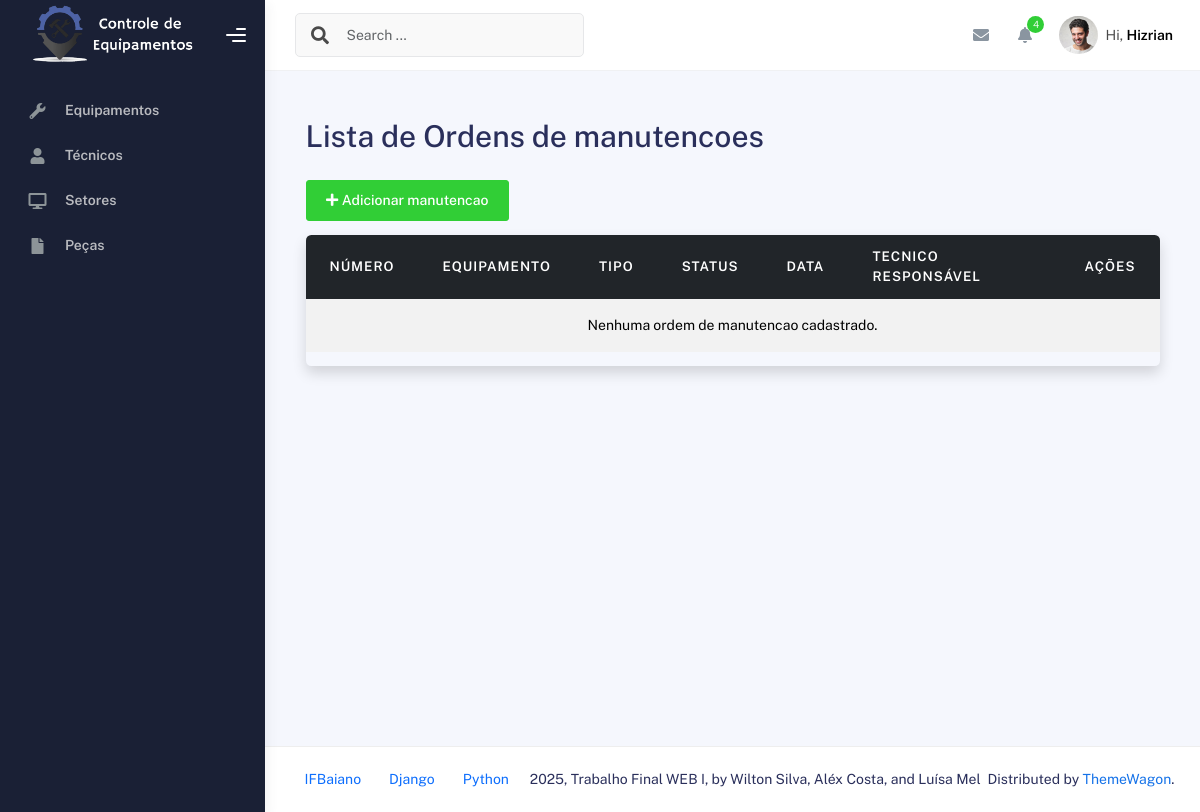
/manutencoes/, run on an earlier commit of the app's database.
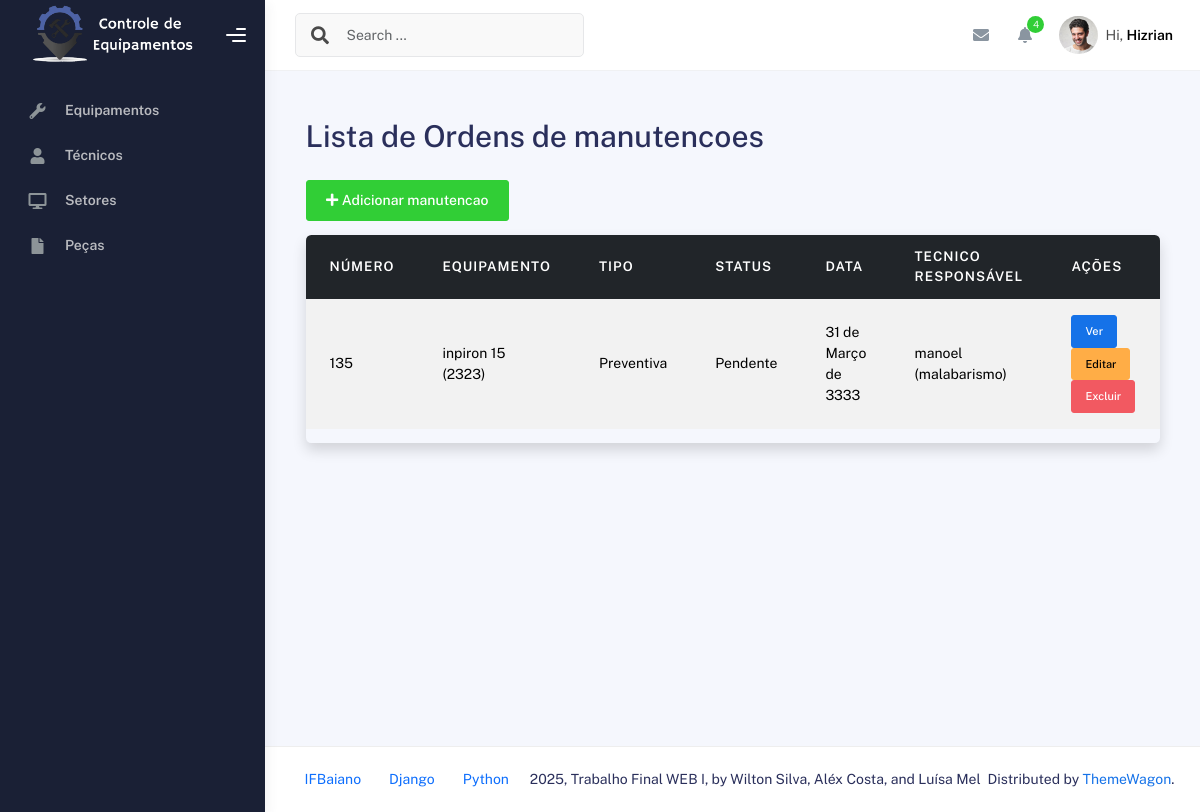
And on a later commit of the database.
### Manutencoes/models.py (models this page shows, shortened)
class OrdemManutencao(models.Model):
    TIPO_CHOICES = [
        ("Preventiva", "Preventiva"),
        ("Corretiva", "Corretiva"),
    ]
    STATUS_CHOICES = [
        ("Pendente", "Pendente"),
        ("Em andamento", "Em andamento"),
        ("Concluida", "Concluída"),
    ]
    numero_ordem       = models.CharField("Número da Ordem", max_length=20, unique=True)
    data_solicitacao   = models.DateField("Data da Solicitação")
    tipo               = models.CharField("Tipo", max_length=10, choices=TIPO_CHOICES)
    descricao_problema = models.TextField("Descrição do Problema")
    status             = models.CharField("Status", max_length=12, choices=STATUS_CHOICES, default="Pendente")
    equipamento        = models.ForeignKey(
        Equipamento,
        on_delete=models.CASCADE,
        related_name="ordens_manutencao"
    )
    tecnico_responsavel = models.ForeignKey(
        Tecnico,
        on_delete=models.CASCADE,
        related_name="ordens_manutencao"
    )
    class Meta:
        ordering = ["-data_solicitacao"]
        verbose_name = "Ordem de Manutenção"
        verbose_name_plural = "Ordens de Manutenção"

### Equipamentos/models.py (models this page shows)
class Equipamento(models.Model):
    nome = models.CharField(max_length=100)
    modelo = models.CharField(max_length=100)
    numero_serie = models.CharField(max_length=100)
    fabricante = models.CharField(max_length=100)
    data_aquisicao = models.DateField()
    STATUS_CHOICES = [
        ('ativo', 'Ativo'),
        ('inativo', 'Inativo'),
        ('manutencao', 'Em manutenção'),
    ]
    status = models.CharField(max_length=20, choices=STATUS_CHOICES, default='ativo')
    setores = models.ManyToManyField(
        'Setores.Setor',
        through='Setores.EquipamentoSetor',
        related_name='equipamentos'
    )
    def __str__(self):
        return f"{self.nome} ({self.modelo})"

### Tecnicos/models.py (models this page shows)
class Tecnico(models.Model):
    nome = models.CharField(max_length=100)
    especialidade = models.CharField(max_length=100)
    contato = models.CharField(max_length=100)
    certificacoes = models.CharField(max_length=100)
    def __str__(self):
        return f"{self.nome} ({self.especialidade})"

### Manutencoes/views.py (the view)
# urls.py: path('manutencoes/', manutencao_views.listar_manutencoes, name='listar_manutencoes'),
def listar_manutencoes(request):
    manutencoes = OrdemManutencao.objects.select_related("equipamento").all().order_by("-data_solicitacao")
    return render(request, 'manutencao/listar_manutencao.html', {'manutencoes': manutencoes} )

### templates/manutencao/listar_manutencao.html
{% extends "_base.html" %}
{% block content %}
<div class="container mt-4">
    <h1 class="mb-4">Lista de Ordens de manutencoes</h1>
    <div class="mb-3">
        <a href="{% url 'criar_manutencao' %}" class="btn btn-success">
            <i class="fas fa-plus"></i> Adicionar manutencao
        </a>
    </div>
    <div class="table-responsive shadow rounded">
        <table class="table table-striped table-hover align-middle">
            <thead class="table-dark">
                <tr>
                    <th>Número</th>
                    <th>Equipamento</th>
                    <th>Tipo</th>
                    <th>Status</th>
                    <th>Data</th>
                    <th>Tecnico Responsável</th>
                    <th>Ações</th>
                </tr>
            </thead>
            <tbody>
                {% for manutencao in manutencoes %}
                <tr>
                    <td>{{ manutencao.numero_ordem }}</td>
                    <td>{{ manutencao.equipamento }}</td>
                    <td>{{ manutencao.tipo }}</td>
                    <td>{{ manutencao.status }}</td>
                    <td>{{ manutencao.data_solicitacao }}</td>
                    <td>{{ manutencao.tecnico_responsavel }}</td>
                    <td>
                        <a href="/manutencoes/{{ manutencao.id }}/" class="btn btn-sm btn-primary">Ver</a>
                        <a href="/editmanutencao/{{ manutencao.id }}/" class="btn btn-sm btn-warning">Editar</a>
                        <a href="/deletemanutencao/{{ manutencao.id }}/" class="btn btn-sm btn-danger">Excluir</a>
                    </td>
                </tr>
                {% empty %}
                <tr>
                    <td colspan="7" class="text-center">Nenhuma ordem de manutencao cadastrado.</td>
                </tr>
                {% endfor %}
            </tbody>
        </table>
    </div>
</div>
{% endblock %}

What changed in the data, as far as the page shows it:
added OrdemManutencao: numero_ordem "135", equipamento "inpiron 15 (2323)", tipo "Preventiva", status "Pendente", data_solicitacao "31 de Março de 3333", tecnico_responsavel "manoel (malabarismo)"
Also different on the page:
text no longer shown: "Nenhuma ordem de manutencao cadastrado."
